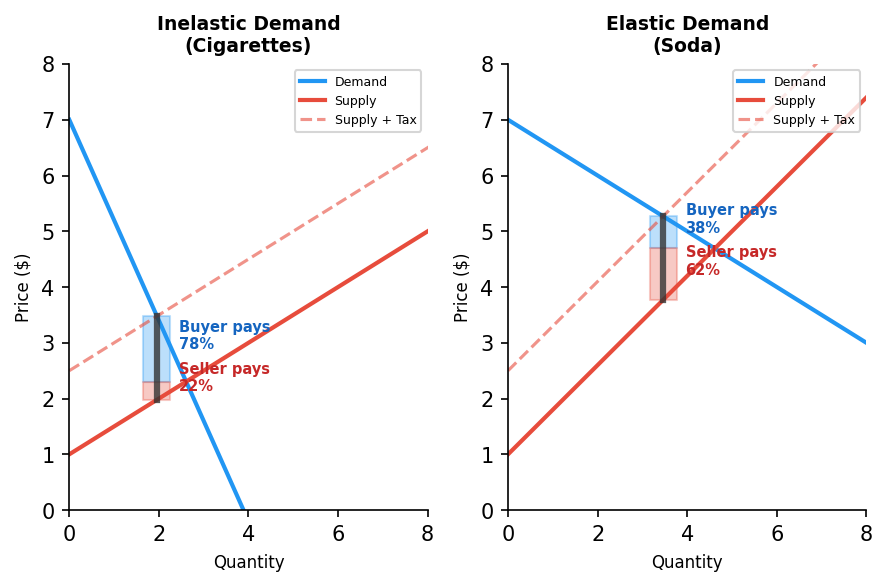

This figure's Python source:
"""Tax incidence diagram: tax wedge with burden split based on relative elasticities."""
import matplotlib
matplotlib.use('Agg')
import matplotlib.pyplot as plt
import matplotlib.patches as mpatches
import numpy as np

fig, axes = plt.subplots(1, 2, figsize=(6, 4))

def draw_tax_diagram(ax, title, d_slope, s_slope, tax=1.5):
    """Draw S&D with tax wedge."""
    q = np.linspace(0, 10, 200)

    # Supply: P = s_slope * Q + 1
    p_s = s_slope * q + 1
    # Demand: P = -d_slope * Q + 7
    p_d = -d_slope * q + 7

    # Find equilibrium without tax
    q_eq = (7 - 1) / (d_slope + s_slope)
    p_eq = -d_slope * q_eq + 7

    # With tax: S shifts up by tax amount
    p_s_tax = s_slope * q + 1 + tax
    # New equilibrium
    q_tax = (7 - 1 - tax) / (d_slope + s_slope)
    p_buyer = -d_slope * q_tax + 7
    p_seller = p_buyer - tax

    ax.plot(q, p_d, color='#2196F3', linewidth=2, label='Demand')
    ax.plot(q, p_s, color='#e74c3c', linewidth=2, label='Supply')
    ax.plot(q, p_s_tax, color='#e74c3c', linewidth=1.5, linestyle='--', alpha=0.6, label='Supply + Tax')

    # Tax wedge
    ax.plot([q_tax, q_tax], [p_seller, p_buyer], color='#333', linewidth=3, alpha=0.8)

    # Buyer burden (shaded)
    buyer_burden = p_buyer - p_eq
    seller_burden = p_eq - p_seller

    ax.fill_between([q_tax - 0.3, q_tax + 0.3], p_eq, p_buyer,
                    color='#2196F3', alpha=0.3)
    ax.fill_between([q_tax - 0.3, q_tax + 0.3], p_seller, p_eq,
                    color='#e74c3c', alpha=0.3)

    # Labels
    buyer_pct = buyer_burden / tax * 100
    seller_pct = seller_burden / tax * 100

    ax.annotate(f'Buyer pays\n{buyer_pct:.0f}%', xy=(q_tax + 0.5, (p_buyer + p_eq)/2),
                fontsize=7, color='#1565c0', weight='bold')
    ax.annotate(f'Seller pays\n{seller_pct:.0f}%', xy=(q_tax + 0.5, (p_seller + p_eq)/2),
                fontsize=7, color='#c62828', weight='bold')

    ax.set_title(title, fontsize=9, weight='bold')
    ax.set_xlabel('Quantity', fontsize=8)
    ax.set_ylabel('Price ($)', fontsize=8)
    ax.set_xlim(0, 8)
    ax.set_ylim(0, 8)
    ax.spines['top'].set_visible(False)
    ax.spines['right'].set_visible(False)
    ax.legend(fontsize=6, loc='upper right')

# Panel 1: Inelastic demand (cigarettes) — buyer bears most
draw_tax_diagram(axes[0], 'Inelastic Demand\n(Cigarettes)', d_slope=1.8, s_slope=0.5, tax=1.5)

# Panel 2: Elastic demand (soda) — more evenly split
draw_tax_diagram(axes[1], 'Elastic Demand\n(Soda)', d_slope=0.5, s_slope=0.8, tax=1.5)

plt.tight_layout()
plt.savefig('figures/figure_004_tax_incidence.png', dpi=150, bbox_inches='tight',
            facecolor='white', edgecolor='none')
plt.close()
print("OK: figure_004_tax_incidence.png")
